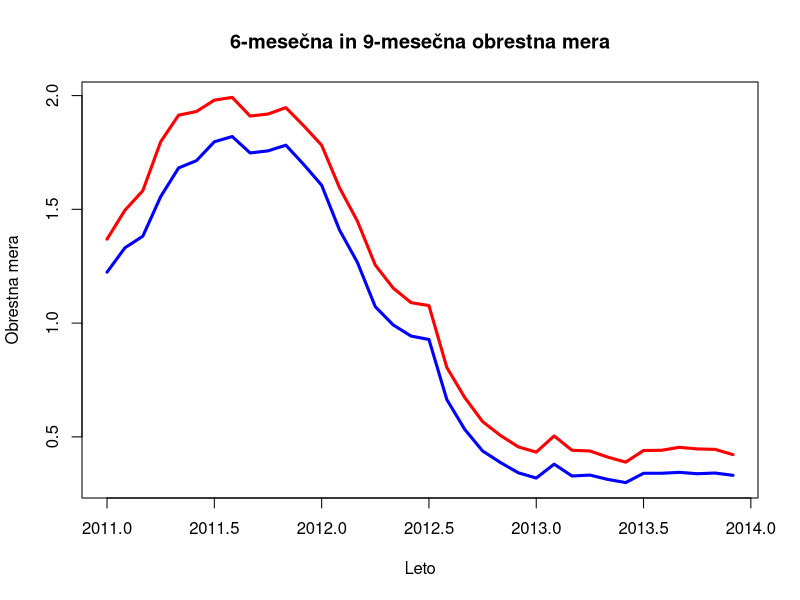
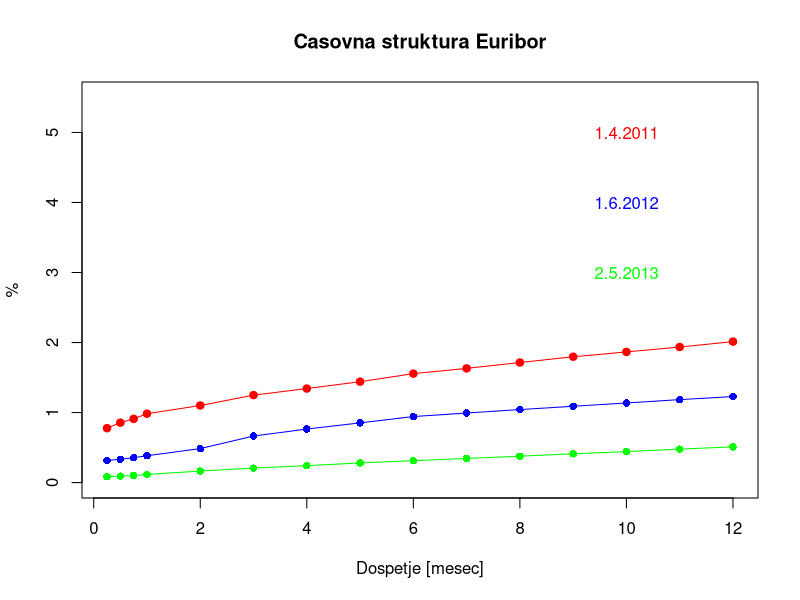

Source code (R) for these figures, in order:
library(dplyr)
library(readr)
library(reshape2)
library(ggplot2)

#uvozimo tabele
prva_tabela <- read.csv("Vaja1/Podatki/hist_EURIBOR_2011.csv") %>% select(X,X03.01.2011, X01.02.2011, X01.03.2011, X01.04.2011, X01.04.2011, X02.05.2011, X01.06.2011, X01.07.2011, X01.08.2011, X01.09.2011, X03.10.2011, X01.11.2011, X01.12.2011)
                                                        
druga_tabela <- read.csv("Vaja1/Podatki/hist_EURIBOR_2012.csv") %>% select(X,X02.01.2012, X01.02.2012, X01.03.2012, X02.04.2012, X02.05.2012, X01.06.2012, X02.07.2012, X01.08.2012, X03.09.2012, X01.10.2012, X01.11.2012, X03.12.2012)

tretja_tabela <- read.csv("Vaja1/Podatki/hist_EURIBOR_2013.csv") %>% select(X, X02.01.2013, X01.02.2013, X01.03.2013, X02.04.2013, X02.05.2013, X03.06.2013, X01.07.2013, X01.08.2013, X02.09.2013, X01.10.2013, X01.11.2013, X02.12.2013)

prva_tabela_t <- t(prva_tabela)
druga_tabela_t <- t(druga_tabela)
tretja_tabela_t <- t(tretja_tabela)

imena1 <- as.character( prva_tabela_t[1,])
imena2 <- as.character( druga_tabela_t[1,])
imena3 <- as.character( tretja_tabela_t[1,])

prva_tabela_urejeno <- prva_tabela_t[-1,]
druga_tabela_urejeno <- druga_tabela_t[-1,]
tretja_tabela_urejeno <- tretja_tabela_t[-1,]

colnames(prva_tabela_urejeno) <-imena1 
colnames(druga_tabela_urejeno) <- imena2
colnames(tretja_tabela_urejeno) <- imena3

tabela_skupna <- rbind(prva_tabela_urejeno, druga_tabela_urejeno, tretja_tabela_urejeno)
tabela_skupna2 <- tabela_skupna
tabela_skupna <- tabela_skupna[,c(1,2,4,5,6,9,12,15)]

casovna_vrsta1 <- ts(tabela_skupna[,6], start=c(2011,1), frequency=12)
casovna_vrsta2 <- ts(tabela_skupna[,7], start=c(2011,1), frequency=12)

vektor_imen <- c("6-mesečna obrestna mera", "9-mesečna obrestna mera")

ts.plot(casovna_vrsta1, casovna_vrsta2,main = "6-mesečna in 9-mesečna obrestna mera", xlab = "Leto", ylab = "Obrestna mera", col = c("blue","red"), lwd = 3) 
#legend('topright', vektor_imen, lty = 1, col = c("blue", "red"), lwd = 3)

tabela_urejena <- data.frame(tabela_skupna2)
tabela_za_drugi_graf <- tabela_urejena[c("X01.04.2011", "X01.06.2012", "X02.05.2013"),]

casovni_vektor = c(0.25,0.5,0.75,1,2,3,4,5,6,7,8,9,10,11,12)

tabela_za_drugi_graf <- t(tabela_za_drugi_graf)
tabela_za_drugi_graf <- data.frame(tabela_za_drugi_graf)
tabela_za_drugi_graf <- cbind(tabela_za_drugi_graf,casovni_vektor)

tabela_za_drugi_graf[,1] <- as.numeric(as.character(tabela_za_drugi_graf[,1]))
tabela_za_drugi_graf[,2] <- as.numeric(as.character(tabela_za_drugi_graf[,2]))
tabela_za_drugi_graf[,3] <- as.numeric(as.character(tabela_za_drugi_graf[,3]))
                                       

drugi_graf <- plot( y = tabela_za_drugi_graf[,c(1)], x=casovni_vektor, ylim=c(min(0),max(5.5)),xlab="Dospetje [mesec]", ylab="%", col="red", main="Casovna struktura Euribor")
lines(tabela_za_drugi_graf[,c(2)], x=casovni_vektor,col="blue", type="o",pch = 16, text(10,4,"1.6.2012", col="blue"))
lines(tabela_za_drugi_graf[,c(1)], x=casovni_vektor,col="red", type="o",pch = 16, text(10,5,"1.4.2011", col="red"))
lines(tabela_za_drugi_graf[,c(3)], x=casovni_vektor,col="green", type="o",pch = 16, text(10,3,"2.5.2013", col="green"))
#tabela_za_drugi_graf <- t(tabela_za_drugi_graf)
#tabela_za_drugi_graf <- data.frame(tabela_za_drugi_graf)
#tabela_za_drugi_graf["casovni vektor"] <- casovni_vektor

#drugi_graf <- ggplot(tabela_za_drugi_graf, x = casovni_vektor, y = X01.04.2011) + geom_bar(stat = "identity", position = "dodge")
